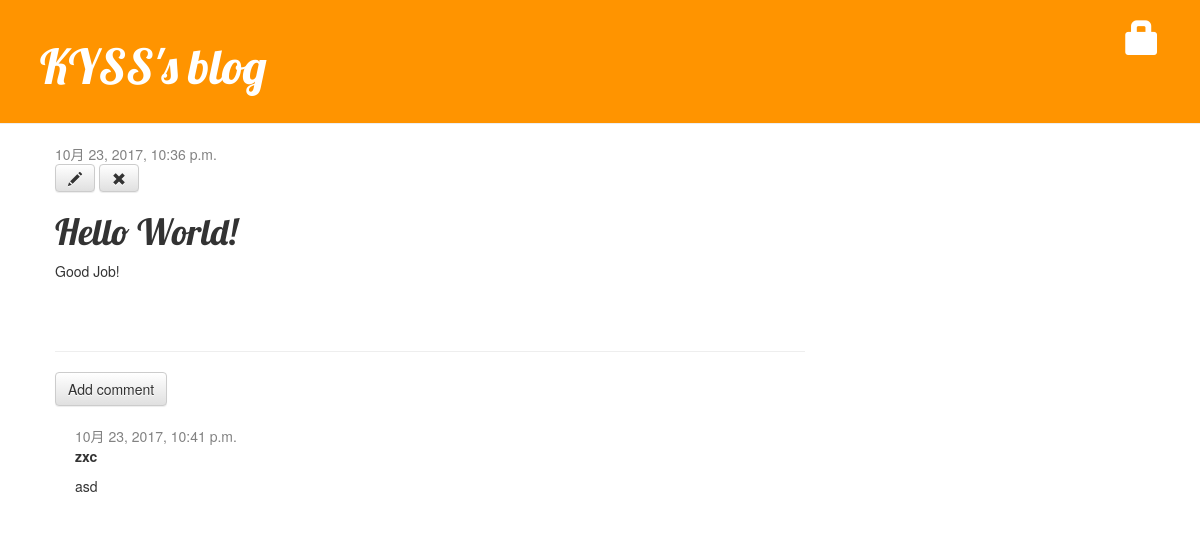
The page /post/10/ on the database its author committed.
### blog/models.py (models this page shows, shortened)
class Post(models.Model):
    author = models.ForeignKey('auth.User')
    title = models.CharField(max_length=200)
    text = models.TextField()
    created_date = models.DateTimeField(default=timezone.now)
    published_date = models.DateTimeField(blank=True, null=True)

class Comment(models.Model):
    post = models.ForeignKey('blog.Post', related_name='comments')
    author = models.CharField(max_length=200)
    text = models.TextField()
    created_date = models.DateTimeField(default=timezone.now)
    approved_comment = models.BooleanField(default=False)

### blog/views.py (the view)
# urls.py: url(r'^post/(?P<pk>\d+)/$', views.post_detail, name='post_detail'),
def post_detail(request, pk):
    post = get_object_or_404(Post, pk=pk)
    return render(request, 'blog/post_detail.html', {'post': post})

### blog/templates/blog/post_detail.html (shortened to what this page needs)
{% extends 'blog/base.html' %}
{% block content %}
    <div class="post">
        {% if post.published_date %}
            <div class="date">
                {{ post.published_date }}
            </div>
            <a class="btn btn-default" href="{% url 'post_edit' pk=post.pk %}">
                <span class="glyphicon glyphicon-pencil"></span>
            </a>
            <a class="btn btn-default" href="{% url 'post_remove' pk=post.pk %}">
                <span class="glyphicon glyphicon-remove"></span>
            </a>
        {% else %}
            <a class="btn btn-default" href="{% url 'post_publish' pk=post.pk %}">Publish</a>
        {% endif %}
        <h1>{{ post.title }}</h1>
        <p>{{ post.text|linebreaksbr }}</p>
    </div>
    <hr>
    <a class="btn btn-default" href="{% url 'add_comment_to_post' pk=post.pk %}">Add comment</a>
    {% for comment in post.comments.all %}
        {% if user.is_authenticated or comment.approved_comment %}
        <div class="comment">
            <div class="date">{{ comment.created_date }}
            </div>
            <strong>{{ comment.author }}</strong>
            <p>{{ comment.text|linebreaks }}</p>
        </div>
        {% endif %}
{% empty %}
    <p>No comments here yet :(</p>
{% endfor %}
{% endblock %}

### blog/static/css/blog.css (style rules this page uses)
h1, h2, h3, h4 { font-family: 'Lobster', cursive; }
.date { color: #828282; }
.post { margin-bottom: 70px; }
.comment { margin: 20px 0px 20px 20px; }

### rows shown on the page
Post: published_date "10月 23, 2017, 10:36 p.m.", title "Hello World!", text "Good Job!"
Comment: created_date "10月 23, 2017, 10:41 p.m.", author "zxc", text "asd"
